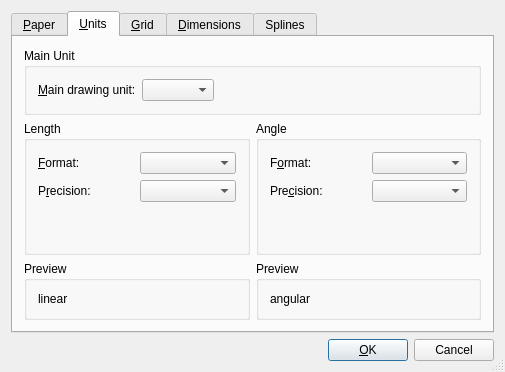
<?xml version="1.0" encoding="UTF-8"?>
<ui version="4.0">
 <class>QG_DlgOptionsDrawing</class>
 <widget class="QDialog" name="QG_DlgOptionsDrawing">
  <property name="geometry">
   <rect>
    <x>0</x>
    <y>0</y>
    <width>505</width>
    <height>372</height>
   </rect>
  </property>
  <property name="windowTitle">
   <string>Drawing Preferences</string>
  </property>
  <property name="sizeGripEnabled">
   <bool>true</bool>
  </property>
  <layout class="QVBoxLayout">
   <property name="margin">
    <number>11</number>
   </property>
   <item>
    <widget class="QTabWidget" name="tabWidget">
     <property name="currentIndex">
      <number>1</number>
     </property>
     <widget class="QWidget" name="tab">
      <attribute name="title">
       <string>&amp;Paper</string>
      </attribute>
      <layout class="QVBoxLayout">
       <item>
        <widget class="Q3ButtonGroup" name="buttonGroup3">
         <property name="title">
          <string>Paper Format</string>
         </property>
         <layout class="QVBoxLayout">
          <item>
           <layout class="QHBoxLayout">
            <item>
             <widget class="QComboBox" name="cbPaperFormat"/>
            </item>
            <item>
             <spacer name="spacer9">
              <property name="orientation">
               <enum>Qt::Horizontal</enum>
              </property>
              <property name="sizeType">
               <enum>QSizePolicy::Expanding</enum>
              </property>
              <property name="sizeHint" stdset="0">
               <size>
                <width>211</width>
                <height>20</height>
               </size>
              </property>
             </spacer>
            </item>
           </layout>
          </item>
          <item>
           <layout class="QHBoxLayout">
            <item>
             <widget class="QRadioButton" name="rbLandscape">
              <property name="text">
               <string>&amp;Landscape</string>
              </property>
             </widget>
            </item>
            <item>
             <widget class="QRadioButton" name="rbPortrait">
              <property name="text">
               <string>P&amp;ortrait</string>
              </property>
             </widget>
            </item>
            <item>
             <spacer name="spacer6">
              <property name="orientation">
               <enum>Qt::Horizontal</enum>
              </property>
              <property name="sizeType">
               <enum>QSizePolicy::Expanding</enum>
              </property>
              <property name="sizeHint" stdset="0">
               <size>
                <width>231</width>
                <height>20</height>
               </size>
              </property>
             </spacer>
            </item>
           </layout>
          </item>
          <item>
           <layout class="QGridLayout">
            <item row="2" column="2">
             <spacer name="spacer8">
              <property name="orientation">
               <enum>Qt::Horizontal</enum>
              </property>
              <property name="sizeType">
               <enum>QSizePolicy::Expanding</enum>
              </property>
              <property name="sizeHint" stdset="0">
               <size>
                <width>221</width>
                <height>20</height>
               </size>
              </property>
             </spacer>
            </item>
            <item row="1" column="1" rowspan="2">
             <widget class="QLineEdit" name="lePaperHeight"/>
            </item>
            <item row="2" column="0">
             <widget class="QLabel" name="lPageHeight">
              <property name="text">
               <string>Paper &amp;Height:</string>
              </property>
              <property name="wordWrap">
               <bool>false</bool>
              </property>
              <property name="buddy">
               <cstring>lePaperHeight</cstring>
              </property>
             </widget>
            </item>
            <item row="0" column="0">
             <widget class="QLabel" name="lPageWidth">
              <property name="text">
               <string>Paper &amp;Width:</string>
              </property>
              <property name="wordWrap">
               <bool>false</bool>
              </property>
              <property name="buddy">
               <cstring>lePaperWidth</cstring>
              </property>
             </widget>
            </item>
            <item row="0" column="1">
             <widget class="QLineEdit" name="lePaperWidth"/>
            </item>
            <item row="0" column="2" rowspan="2">
             <spacer name="spacer7">
              <property name="orientation">
               <enum>Qt::Horizontal</enum>
              </property>
              <property name="sizeType">
               <enum>QSizePolicy::Expanding</enum>
              </property>
              <property name="sizeHint" stdset="0">
               <size>
                <width>201</width>
                <height>20</height>
               </size>
              </property>
             </spacer>
            </item>
           </layout>
          </item>
         </layout>
        </widget>
       </item>
      </layout>
     </widget>
     <widget class="QWidget" name="tab">
      <attribute name="title">
       <string>&amp;Units</string>
      </attribute>
      <layout class="QVBoxLayout">
       <item>
        <widget class="Q3ButtonGroup" name="bgUnit">
         <property name="title">
          <string>Main Unit</string>
         </property>
         <layout class="QHBoxLayout">
          <item>
           <widget class="QLabel" name="lUnit">
            <property name="text">
             <string>&amp;Main drawing unit:</string>
            </property>
            <property name="wordWrap">
             <bool>false</bool>
            </property>
            <property name="buddy">
             <cstring>cbUnit</cstring>
            </property>
           </widget>
          </item>
          <item>
           <widget class="QComboBox" name="cbUnit"/>
          </item>
          <item>
           <spacer name="spacer19">
            <property name="orientation">
             <enum>Qt::Horizontal</enum>
            </property>
            <property name="sizeType">
             <enum>QSizePolicy::Expanding</enum>
            </property>
            <property name="sizeHint" stdset="0">
             <size>
              <width>71</width>
              <height>20</height>
             </size>
            </property>
           </spacer>
          </item>
         </layout>
        </widget>
       </item>
       <item>
        <layout class="QHBoxLayout">
         <item>
          <layout class="QVBoxLayout">
           <item>
            <widget class="Q3ButtonGroup" name="bgLength">
             <property name="title">
              <string>Length</string>
             </property>
             <layout class="QGridLayout">
              <item row="0" column="0">
               <widget class="QLabel" name="lLengthFormat">
                <property name="text">
                 <string>&amp;Format:</string>
                </property>
                <property name="wordWrap">
                 <bool>false</bool>
                </property>
                <property name="buddy">
                 <cstring>cbLengthFormat</cstring>
                </property>
               </widget>
              </item>
              <item row="0" column="1">
               <widget class="QComboBox" name="cbLengthFormat"/>
              </item>
              <item row="1" column="1">
               <widget class="QComboBox" name="cbLengthPrecision"/>
              </item>
              <item row="1" column="0">
               <widget class="QLabel" name="lLengthPrecision">
                <property name="text">
                 <string>P&amp;recision:</string>
                </property>
                <property name="wordWrap">
                 <bool>false</bool>
                </property>
                <property name="buddy">
                 <cstring>cbLengthPrecision</cstring>
                </property>
               </widget>
              </item>
              <item row="2" column="1">
               <spacer name="spacer15">
                <property name="orientation">
                 <enum>Qt::Vertical</enum>
                </property>
                <property name="sizeType">
                 <enum>QSizePolicy::Expanding</enum>
                </property>
                <property name="sizeHint" stdset="0">
                 <size>
                  <width>20</width>
                  <height>31</height>
                 </size>
                </property>
               </spacer>
              </item>
              <item row="2" column="0">
               <spacer name="spacer15_2">
                <property name="orientation">
                 <enum>Qt::Vertical</enum>
                </property>
                <property name="sizeType">
                 <enum>QSizePolicy::Expanding</enum>
                </property>
                <property name="sizeHint" stdset="0">
                 <size>
                  <width>20</width>
                  <height>31</height>
                 </size>
                </property>
               </spacer>
              </item>
             </layout>
            </widget>
           </item>
           <item>
            <widget class="Q3ButtonGroup" name="bgLengthPreview">
             <property name="title">
              <string>Preview</string>
             </property>
             <layout class="QHBoxLayout">
              <item>
               <widget class="QLabel" name="lLinear">
                <property name="text">
                 <string>linear</string>
                </property>
                <property name="wordWrap">
                 <bool>false</bool>
                </property>
               </widget>
              </item>
             </layout>
            </widget>
           </item>
          </layout>
         </item>
         <item>
          <layout class="QVBoxLayout">
           <item>
            <widget class="Q3ButtonGroup" name="bgAngle">
             <property name="title">
              <string>Angle</string>
             </property>
             <layout class="QGridLayout">
              <item row="0" column="0">
               <widget class="QLabel" name="lAngleFormat">
                <property name="text">
                 <string>F&amp;ormat:</string>
                </property>
                <property name="wordWrap">
                 <bool>false</bool>
                </property>
                <property name="buddy">
                 <cstring>cbAngleFormat</cstring>
                </property>
               </widget>
              </item>
              <item row="2" column="1">
               <spacer name="spacer15_3">
                <property name="orientation">
                 <enum>Qt::Vertical</enum>
                </property>
                <property name="sizeType">
                 <enum>QSizePolicy::Expanding</enum>
                </property>
                <property name="sizeHint" stdset="0">
                 <size>
                  <width>20</width>
                  <height>31</height>
                 </size>
                </property>
               </spacer>
              </item>
              <item row="2" column="0">
               <spacer name="spacer15_2_2">
                <property name="orientation">
                 <enum>Qt::Vertical</enum>
                </property>
                <property name="sizeType">
                 <enum>QSizePolicy::Expanding</enum>
                </property>
                <property name="sizeHint" stdset="0">
                 <size>
                  <width>20</width>
                  <height>31</height>
                 </size>
                </property>
               </spacer>
              </item>
              <item row="0" column="1">
               <widget class="QComboBox" name="cbAngleFormat"/>
              </item>
              <item row="1" column="0">
               <widget class="QLabel" name="lAnglePrecision">
                <property name="text">
                 <string>Pre&amp;cision:</string>
                </property>
                <property name="wordWrap">
                 <bool>false</bool>
                </property>
                <property name="buddy">
                 <cstring>cbAnglePrecision</cstring>
                </property>
               </widget>
              </item>
              <item row="1" column="1">
               <widget class="QComboBox" name="cbAnglePrecision"/>
              </item>
             </layout>
            </widget>
           </item>
           <item>
            <widget class="Q3ButtonGroup" name="bgAnglePreview">
             <property name="title">
              <string>Preview</string>
             </property>
             <layout class="QHBoxLayout">
              <item>
               <widget class="QLabel" name="lAngular">
                <property name="text">
                 <string>angular</string>
                </property>
                <property name="wordWrap">
                 <bool>false</bool>
                </property>
               </widget>
              </item>
             </layout>
            </widget>
           </item>
          </layout>
         </item>
        </layout>
       </item>
      </layout>
     </widget>
     <widget class="QWidget" name="tab">
      <attribute name="title">
       <string>&amp;Grid</string>
      </attribute>
      <layout class="QVBoxLayout">
       <item>
        <widget class="Q3ButtonGroup" name="bgGrid">
         <property name="title">
          <string>Grid Settings</string>
         </property>
         <layout class="QVBoxLayout">
          <item>
           <layout class="QHBoxLayout">
            <item>
             <widget class="QCheckBox" name="cbGridOn">
              <property name="text">
               <string>Show Grid</string>
              </property>
             </widget>
            </item>
            <item>
             <spacer name="spacer16">
              <property name="orientation">
               <enum>Qt::Horizontal</enum>
              </property>
              <property name="sizeType">
               <enum>QSizePolicy::Expanding</enum>
              </property>
              <property name="sizeHint" stdset="0">
               <size>
                <width>221</width>
                <height>21</height>
               </size>
              </property>
             </spacer>
            </item>
           </layout>
          </item>
          <item>
           <layout class="QGridLayout">
            <item row="1" column="2">
             <spacer name="spacer14_2">
              <property name="orientation">
               <enum>Qt::Horizontal</enum>
              </property>
              <property name="sizeType">
               <enum>QSizePolicy::Expanding</enum>
              </property>
              <property name="sizeHint" stdset="0">
               <size>
                <width>111</width>
                <height>20</height>
               </size>
              </property>
             </spacer>
            </item>
            <item row="0" column="2">
             <spacer name="spacer14">
              <property name="orientation">
               <enum>Qt::Horizontal</enum>
              </property>
              <property name="sizeType">
               <enum>QSizePolicy::Expanding</enum>
              </property>
              <property name="sizeHint" stdset="0">
               <size>
                <width>111</width>
                <height>20</height>
               </size>
              </property>
             </spacer>
            </item>
            <item row="0" column="0">
             <widget class="QLabel" name="lXSpacing">
              <property name="text">
               <string>X Spacing:</string>
              </property>
              <property name="wordWrap">
               <bool>false</bool>
              </property>
             </widget>
            </item>
            <item row="1" column="1">
             <widget class="QComboBox" name="cbYSpacing">
              <property name="editable">
               <bool>true</bool>
              </property>
              <item>
               <property name="text">
                <string>auto</string>
               </property>
              </item>
              <item>
               <property name="text">
                <string>0.01</string>
               </property>
              </item>
              <item>
               <property name="text">
                <string>0.1</string>
               </property>
              </item>
              <item>
               <property name="text">
                <string>1</string>
               </property>
              </item>
              <item>
               <property name="text">
                <string>10</string>
               </property>
              </item>
             </widget>
            </item>
            <item row="1" column="0">
             <widget class="QLabel" name="lYSpacing">
              <property name="text">
               <string>Y Spacing:</string>
              </property>
              <property name="wordWrap">
               <bool>false</bool>
              </property>
             </widget>
            </item>
            <item row="0" column="1">
             <widget class="QComboBox" name="cbXSpacing">
              <property name="editable">
               <bool>true</bool>
              </property>
              <item>
               <property name="text">
                <string>auto</string>
               </property>
              </item>
              <item>
               <property name="text">
                <string>0.01</string>
               </property>
              </item>
              <item>
               <property name="text">
                <string>0.1</string>
               </property>
              </item>
              <item>
               <property name="text">
                <string>1</string>
               </property>
              </item>
              <item>
               <property name="text">
                <string>10</string>
               </property>
              </item>
             </widget>
            </item>
           </layout>
          </item>
         </layout>
        </widget>
       </item>
       <item>
        <spacer name="spacer17">
         <property name="orientation">
          <enum>Qt::Vertical</enum>
         </property>
         <property name="sizeType">
          <enum>QSizePolicy::Expanding</enum>
         </property>
         <property name="sizeHint" stdset="0">
          <size>
           <width>20</width>
           <height>71</height>
          </size>
         </property>
        </spacer>
       </item>
      </layout>
     </widget>
     <widget class="QWidget" name="tab">
      <attribute name="title">
       <string>&amp;Dimensions</string>
      </attribute>
      <layout class="QGridLayout">
       <item row="0" column="0">
        <widget class="QLabel" name="lDimTextHeight">
         <property name="text">
          <string>Text Height:</string>
         </property>
         <property name="wordWrap">
          <bool>false</bool>
         </property>
        </widget>
       </item>
       <item row="0" column="2">
        <widget class="QLabel" name="lDimUnit1">
         <property name="text">
          <string>units</string>
         </property>
         <property name="wordWrap">
          <bool>false</bool>
         </property>
        </widget>
       </item>
       <item row="0" column="1">
        <widget class="QComboBox" name="cbDimTextHeight">
         <property name="editable">
          <bool>true</bool>
         </property>
         <item>
          <property name="text">
           <string>1</string>
          </property>
         </item>
         <item>
          <property name="text">
           <string>2</string>
          </property>
         </item>
         <item>
          <property name="text">
           <string>5</string>
          </property>
         </item>
        </widget>
       </item>
       <item row="1" column="0">
        <widget class="QLabel" name="lDimExe">
         <property name="text">
          <string>Extension line extension:</string>
         </property>
         <property name="wordWrap">
          <bool>false</bool>
         </property>
        </widget>
       </item>
       <item row="1" column="1">
        <widget class="QComboBox" name="cbDimExe">
         <property name="editable">
          <bool>true</bool>
         </property>
         <item>
          <property name="text">
           <string>1</string>
          </property>
         </item>
         <item>
          <property name="text">
           <string>2</string>
          </property>
         </item>
         <item>
          <property name="text">
           <string>5</string>
          </property>
         </item>
        </widget>
       </item>
       <item row="1" column="2">
        <widget class="QLabel" name="lDimUnit2">
         <property name="text">
          <string>units</string>
         </property>
         <property name="wordWrap">
          <bool>false</bool>
         </property>
        </widget>
       </item>
       <item row="2" column="2">
        <widget class="QLabel" name="lDimUnit3">
         <property name="text">
          <string>units</string>
         </property>
         <property name="wordWrap">
          <bool>false</bool>
         </property>
        </widget>
       </item>
       <item row="5" column="0">
        <spacer name="spacer11">
         <property name="orientation">
          <enum>Qt::Vertical</enum>
         </property>
         <property name="sizeType">
          <enum>QSizePolicy::Expanding</enum>
         </property>
         <property name="sizeHint" stdset="0">
          <size>
           <width>20</width>
           <height>30</height>
          </size>
         </property>
        </spacer>
       </item>
       <item row="5" column="1">
        <spacer name="spacer11_2">
         <property name="orientation">
          <enum>Qt::Vertical</enum>
         </property>
         <property name="sizeType">
          <enum>QSizePolicy::Expanding</enum>
         </property>
         <property name="sizeHint" stdset="0">
          <size>
           <width>20</width>
           <height>40</height>
          </size>
         </property>
        </spacer>
       </item>
       <item row="5" column="2">
        <spacer name="spacer11_2_2">
         <property name="orientation">
          <enum>Qt::Vertical</enum>
         </property>
         <property name="sizeType">
          <enum>QSizePolicy::Expanding</enum>
         </property>
         <property name="sizeHint" stdset="0">
          <size>
           <width>20</width>
           <height>30</height>
          </size>
         </property>
        </spacer>
       </item>
       <item row="4" column="0">
        <widget class="QLabel" name="lDimAsz">
         <property name="text">
          <string>Arrow size:</string>
         </property>
         <property name="wordWrap">
          <bool>false</bool>
         </property>
        </widget>
       </item>
       <item row="3" column="0">
        <widget class="QLabel" name="lDimGap">
         <property name="text">
          <string>Dimension line gap:</string>
         </property>
         <property name="wordWrap">
          <bool>false</bool>
         </property>
        </widget>
       </item>
       <item row="2" column="0">
        <widget class="QLabel" name="lDimExo">
         <property name="text">
          <string>Extension line offset:</string>
         </property>
         <property name="wordWrap">
          <bool>false</bool>
         </property>
        </widget>
       </item>
       <item row="2" column="1">
        <widget class="QComboBox" name="cbDimExo">
         <property name="editable">
          <bool>true</bool>
         </property>
         <item>
          <property name="text">
           <string>1</string>
          </property>
         </item>
         <item>
          <property name="text">
           <string>2</string>
          </property>
         </item>
         <item>
          <property name="text">
           <string>5</string>
          </property>
         </item>
        </widget>
       </item>
       <item row="3" column="1">
        <widget class="QComboBox" name="cbDimGap">
         <property name="editable">
          <bool>true</bool>
         </property>
         <item>
          <property name="text">
           <string>1</string>
          </property>
         </item>
         <item>
          <property name="text">
           <string>2</string>
          </property>
         </item>
         <item>
          <property name="text">
           <string>5</string>
          </property>
         </item>
        </widget>
       </item>
       <item row="4" column="1">
        <widget class="QComboBox" name="cbDimAsz">
         <property name="editable">
          <bool>true</bool>
         </property>
         <item>
          <property name="text">
           <string>1</string>
          </property>
         </item>
         <item>
          <property name="text">
           <string>2</string>
          </property>
         </item>
         <item>
          <property name="text">
           <string>5</string>
          </property>
         </item>
        </widget>
       </item>
       <item row="3" column="2">
        <widget class="QLabel" name="lDimUnit4">
         <property name="text">
          <string>units</string>
         </property>
         <property name="wordWrap">
          <bool>false</bool>
         </property>
        </widget>
       </item>
       <item row="4" column="2">
        <widget class="QLabel" name="lDimUnit5">
         <property name="text">
          <string>units</string>
         </property>
         <property name="wordWrap">
          <bool>false</bool>
         </property>
        </widget>
       </item>
      </layout>
     </widget>
     <widget class="QWidget" name="tab">
      <attribute name="title">
       <string>Splines</string>
      </attribute>
      <layout class="QVBoxLayout">
       <item>
        <layout class="QHBoxLayout">
         <item>
          <widget class="QLabel" name="lSplineSegs">
           <property name="text">
            <string>Number of line segments per spline patch:</string>
           </property>
           <property name="wordWrap">
            <bool>false</bool>
           </property>
          </widget>
         </item>
         <item>
          <widget class="QComboBox" name="cbSplineSegs">
           <property name="editable">
            <bool>true</bool>
           </property>
           <item>
            <property name="text">
             <string>2</string>
            </property>
           </item>
           <item>
            <property name="text">
             <string>4</string>
            </property>
           </item>
           <item>
            <property name="text">
             <string>8</string>
            </property>
           </item>
           <item>
            <property name="text">
             <string>16</string>
            </property>
           </item>
           <item>
            <property name="text">
             <string>32</string>
            </property>
           </item>
           <item>
            <property name="text">
             <string>64</string>
            </property>
           </item>
          </widget>
         </item>
        </layout>
       </item>
       <item>
        <spacer name="spacer19_2">
         <property name="orientation">
          <enum>Qt::Vertical</enum>
         </property>
         <property name="sizeType">
          <enum>QSizePolicy::Expanding</enum>
         </property>
         <property name="sizeHint" stdset="0">
          <size>
           <width>20</width>
           <height>111</height>
          </size>
         </property>
        </spacer>
       </item>
      </layout>
     </widget>
    </widget>
   </item>
   <item>
    <layout class="QHBoxLayout">
     <item>
      <spacer name="Horizontal Spacing2">
       <property name="orientation">
        <enum>Qt::Horizontal</enum>
       </property>
       <property name="sizeType">
        <enum>QSizePolicy::Expanding</enum>
       </property>
       <property name="sizeHint" stdset="0">
        <size>
         <width>20</width>
         <height>20</height>
        </size>
       </property>
      </spacer>
     </item>
     <item>
      <widget class="QPushButton" name="buttonOk">
       <property name="text">
        <string>&amp;OK</string>
       </property>
       <property name="shortcut">
        <string>Alt+O</string>
       </property>
       <property name="autoDefault">
        <bool>true</bool>
       </property>
       <property name="default">
        <bool>true</bool>
       </property>
      </widget>
     </item>
     <item>
      <widget class="QPushButton" name="buttonCancel">
       <property name="text">
        <string>Cancel</string>
       </property>
       <property name="shortcut">
        <string>Esc</string>
       </property>
       <property name="autoDefault">
        <bool>true</bool>
       </property>
      </widget>
     </item>
    </layout>
   </item>
  </layout>
 </widget>
 <layoutdefault spacing="6" margin="11"/>
 <pixmapfunction>qPixmapFromMimeSource</pixmapfunction>
 <customwidgets>
  <customwidget>
   <class>Q3GroupBox</class>
   <extends>QGroupBox</extends>
   <header>Qt3Support/Q3GroupBox</header>
   <container>1</container>
  </customwidget>
  <customwidget>
   <class>Q3ButtonGroup</class>
   <extends>Q3GroupBox</extends>
   <header>Qt3Support/Q3ButtonGroup</header>
   <container>1</container>
  </customwidget>
 </customwidgets>
 <tabstops>
  <tabstop>tabWidget</tabstop>
  <tabstop>cbPaperFormat</tabstop>
  <tabstop>rbLandscape</tabstop>
  <tabstop>rbPortrait</tabstop>
  <tabstop>lePaperWidth</tabstop>
  <tabstop>lePaperHeight</tabstop>
  <tabstop>buttonOk</tabstop>
  <tabstop>buttonCancel</tabstop>
  <tabstop>cbUnit</tabstop>
  <tabstop>cbLengthFormat</tabstop>
  <tabstop>cbLengthPrecision</tabstop>
  <tabstop>cbAngleFormat</tabstop>
  <tabstop>cbAnglePrecision</tabstop>
  <tabstop>cbGridOn</tabstop>
  <tabstop>cbXSpacing</tabstop>
  <tabstop>cbYSpacing</tabstop>
  <tabstop>cbDimTextHeight</tabstop>
  <tabstop>cbDimExe</tabstop>
  <tabstop>cbDimExo</tabstop>
  <tabstop>cbDimGap</tabstop>
  <tabstop>cbDimAsz</tabstop>
 </tabstops>
 <includes>
  <include location="local">rs_graphic.h</include>
  <include location="local">rs_filterdxf.h</include>
  <include location="local">rs_math.h</include>
  <include location="local">rs_system.h</include>
 </includes>
 <resources>
  <include location="png/icons.qrc"/>
 </resources>
 <connections>
  <connection>
   <sender>buttonOk</sender>
   <signal>clicked()</signal>
   <receiver>QG_DlgOptionsDrawing</receiver>
   <slot>validate()</slot>
   <hints>
    <hint type="sourcelabel">
     <x>20</x>
     <y>20</y>
    </hint>
    <hint type="destinationlabel">
     <x>20</x>
     <y>20</y>
    </hint>
   </hints>
  </connection>
  <connection>
   <sender>buttonCancel</sender>
   <signal>clicked()</signal>
   <receiver>QG_DlgOptionsDrawing</receiver>
   <slot>reject()</slot>
   <hints>
    <hint type="sourcelabel">
     <x>20</x>
     <y>20</y>
    </hint>
    <hint type="destinationlabel">
     <x>20</x>
     <y>20</y>
    </hint>
   </hints>
  </connection>
  <connection>
   <sender>cbLengthFormat</sender>
   <signal>activated(int)</signal>
   <receiver>QG_DlgOptionsDrawing</receiver>
   <slot>updateLengthPrecision()</slot>
   <hints>
    <hint type="sourcelabel">
     <x>20</x>
     <y>20</y>
    </hint>
    <hint type="destinationlabel">
     <x>20</x>
     <y>20</y>
    </hint>
   </hints>
  </connection>
  <connection>
   <sender>cbAngleFormat</sender>
   <signal>activated(int)</signal>
   <receiver>QG_DlgOptionsDrawing</receiver>
   <slot>updateAnglePrecision()</slot>
   <hints>
    <hint type="sourcelabel">
     <x>20</x>
     <y>20</y>
    </hint>
    <hint type="destinationlabel">
     <x>20</x>
     <y>20</y>
    </hint>
   </hints>
  </connection>
  <connection>
   <sender>cbUnit</sender>
   <signal>activated(int)</signal>
   <receiver>QG_DlgOptionsDrawing</receiver>
   <slot>updatePreview()</slot>
   <hints>
    <hint type="sourcelabel">
     <x>20</x>
     <y>20</y>
    </hint>
    <hint type="destinationlabel">
     <x>20</x>
     <y>20</y>
    </hint>
   </hints>
  </connection>
  <connection>
   <sender>cbAngleFormat</sender>
   <signal>activated(int)</signal>
   <receiver>QG_DlgOptionsDrawing</receiver>
   <slot>updatePreview()</slot>
   <hints>
    <hint type="sourcelabel">
     <x>20</x>
     <y>20</y>
    </hint>
    <hint type="destinationlabel">
     <x>20</x>
     <y>20</y>
    </hint>
   </hints>
  </connection>
  <connection>
   <sender>cbLengthFormat</sender>
   <signal>activated(QString)</signal>
   <receiver>QG_DlgOptionsDrawing</receiver>
   <slot>updatePreview()</slot>
   <hints>
    <hint type="sourcelabel">
     <x>20</x>
     <y>20</y>
    </hint>
    <hint type="destinationlabel">
     <x>20</x>
     <y>20</y>
    </hint>
   </hints>
  </connection>
  <connection>
   <sender>cbAnglePrecision</sender>
   <signal>activated(int)</signal>
   <receiver>QG_DlgOptionsDrawing</receiver>
   <slot>updatePreview()</slot>
   <hints>
    <hint type="sourcelabel">
     <x>20</x>
     <y>20</y>
    </hint>
    <hint type="destinationlabel">
     <x>20</x>
     <y>20</y>
    </hint>
   </hints>
  </connection>
  <connection>
   <sender>cbLengthPrecision</sender>
   <signal>activated(int)</signal>
   <receiver>QG_DlgOptionsDrawing</receiver>
   <slot>updatePreview()</slot>
   <hints>
    <hint type="sourcelabel">
     <x>20</x>
     <y>20</y>
    </hint>
    <hint type="destinationlabel">
     <x>20</x>
     <y>20</y>
    </hint>
   </hints>
  </connection>
  <connection>
   <sender>cbPaperFormat</sender>
   <signal>activated(int)</signal>
   <receiver>QG_DlgOptionsDrawing</receiver>
   <slot>updatePaperSize()</slot>
   <hints>
    <hint type="sourcelabel">
     <x>20</x>
     <y>20</y>
    </hint>
    <hint type="destinationlabel">
     <x>20</x>
     <y>20</y>
    </hint>
   </hints>
  </connection>
  <connection>
   <sender>cbUnit</sender>
   <signal>activated(int)</signal>
   <receiver>QG_DlgOptionsDrawing</receiver>
   <slot>updateUnitLabels()</slot>
   <hints>
    <hint type="sourcelabel">
     <x>20</x>
     <y>20</y>
    </hint>
    <hint type="destinationlabel">
     <x>20</x>
     <y>20</y>
    </hint>
   </hints>
  </connection>
 </connections>
</ui>
